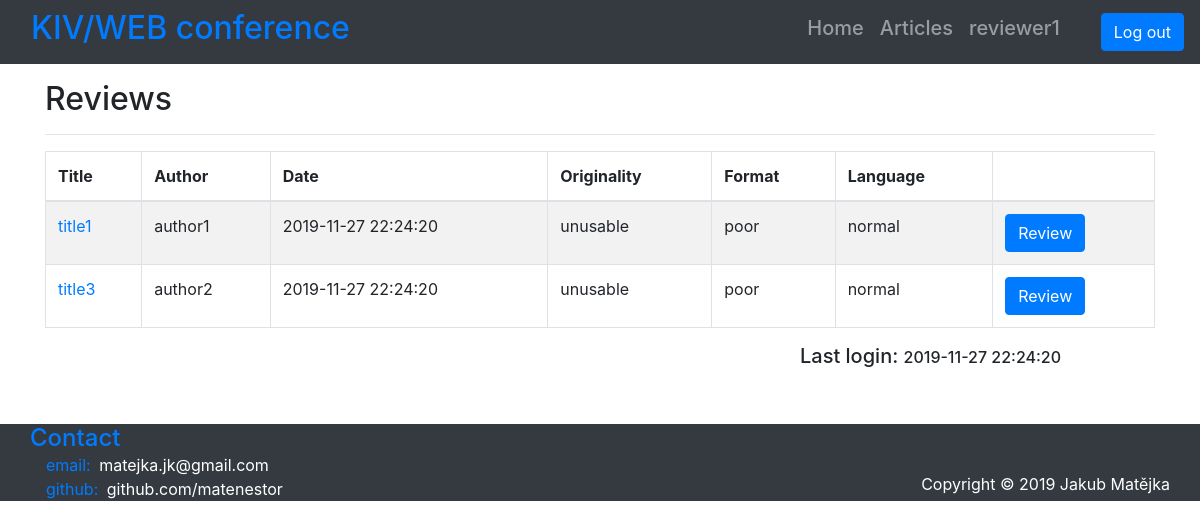
The app's page /index.php?page=user (signed in) with its own data.
### tables this page shows
CREATE TABLE IF NOT EXISTS `review` (
  `id_review` int(11) NOT NULL,
  `user_id_user` int(11) DEFAULT NULL,
  `article_id_article` int(11) NOT NULL,
  `originality` enum('unusable','poor','normal','great') DEFAULT NULL,
  `format` enum('unusable','poor','normal','great') DEFAULT NULL,
  `language` enum('unusable','poor','normal','great') DEFAULT NULL,
  `comment` text DEFAULT NULL
);

CREATE TABLE IF NOT EXISTS `article` (
  `id_article` int(11) NOT NULL,
  `user_id_user` int(11) NOT NULL,
  `title` varchar(256) NOT NULL,
  `author` varchar(128) NOT NULL,
  `date` datetime NOT NULL DEFAULT current_timestamp(),
  `file` varchar(256) NOT NULL,
  `status` enum('reviewing','published','refused') NOT NULL DEFAULT 'reviewing',
  `abstract` text NOT NULL
);

### app/Controllers/ABaseController.php (called while the page is built, shortened)
<?php
abstract class ABaseController {
    protected function getView($view, $title, $data=null) {
        require APP_PATH.DIR_VIEWS.LAYOUT.EXT_VIEW;
        $template = ob_get_clean();
        return $template;
    }
    public function getContent($view, $data) {
        require APP_PATH.DIR_VIEWS.$view.EXT_VIEW;
    }
}

### app/Controllers/ReviewerController.php (called while the page is built)
<?php
class ReviewerController extends ABaseController {
    private $dbReview;
    private $dbUser;
    public function __construct() {
        $this->view = "ReviewerView";
        $this->title = "Reviewer";
        $this->dbReview = new ReviewsModel();
        $this->dbUser = new UserModel();
    }
    public function process() {
        global $login;
        $userName = $login->getLoginUserName();
        $userId = $this->dbUser->getUserID($userName);
        $this->data = $this->dbReview->getAllReviewsOfUser($userId);
        $this->data["last_login"] = $this->dbUser->getUserLastLogin($userName);
        $this->show();
    }
    private function show() {
        $template = parent::getView(
            $this->view,
            $this->title,
            $this->data
        );
        return $template;
    }
}

### app/Controllers/UserController.php (called while the page is built, shortened)
<?php
class UserController extends ABaseController {
    private $dbUser;
    public function __construct() {
        $this->dbUser = new UserModel();
    }
    public function process() {
        global $login;
        $userName = $login->getLoginUserName();
        $userRole = $this->dbUser->getUserRole($userName);
        switch ($userRole) {
            case "reviewer":
                $controller = new ReviewerController();
                break;
        }
        $controller->process();
    }
}

### index.php (called while the page is built, shortened)
<?php
$login = new LoginService();
$router = new RouterService();
$router->route();

### app/Models/BaseModel.php (called while the page is built, shortened)
<?php
class BaseModel {
    private $pdo;
    public function __construct() {
        $this->pdo = $this->connectDB();
    }
    private function connectDB() {
        try {
            $pdo = new PDO("mysql:host=".DB_SERVER.";dbname=".DB_NAME, DB_USER, DB_PASS);
            $pdo->exec("set names utf8");
        }
        catch(PDOException $ex){
            die("Unable to connect to database. Please try again in a few minutes.");
        }
        return $pdo;
    }
    private function disconnectDB() {
        $this->pdo = null;
    }
    protected function executeQuery(string $query) {
        $stmt = $this->pdo->query($query);
        if ($stmt) {
            return $stmt;
        }
        else {
            $error = $this->pdo->errorInfo();
            echo $error[2];
            return null;
        }
    }
    protected function selectFromTable(string $select, string $tableName, string $where="", string $orderBy="", string $sort="", string $groupBy="") {
        $query = "SELECT ".$select." FROM ".$tableName
            .(($where=="")   ? "" : " WHERE ".$where)
            .(($orderBy=="") ? "" : " ORDER BY ".$orderBy)
            .(($sort=="")    ? "" : " ".$sort)
            .(($groupBy=="") ? "" : " GROUP BY ".$groupBy);
        $result = $this->executeQuery($query);
        return $result->fetchAll();
    }
    protected function selectJoin(string $select, string $tableName1, string $tableName2,
                                  string $tableKey1, string $tableKey2, string $groupBy="", string $where="") {
        $query = "SELECT ".$select
                ." FROM ".$tableName1." JOIN ".$tableName2
                ." on ".$tableKey1." = ".$tableKey2
                .(($groupBy=="") ? "" : " GROUP BY ".$groupBy)
                .(($where=="") ? "" : " WHERE ".$where);
        $result = $this->executeQuery($query);
        return $result->fetchAll();
    }
}

### app/Models/UserModel.php (called while the page is built, shortened)
<?php
class UserModel extends BaseModel {
    public function getUserID($userName) {
        return $this->getUserByName($userName)[0]["id_user"];
    }
    private function getUserByName($name) {
        $select = "*";
        $where = "username='$name'";
        return parent::selectFromTable($select, TABLE_USER, $where);
    }
}

### app/services/LoginService.php (called while the page is built, shortened)
<?php
class LoginService {
    private $name;
    private $sess;
    public function __construct() {
        $this->name = "username";
        $this->sess = new SessionService();
    }
    public function getLoginUserName() {
        return $this->sess->readSession($this->name);
    }
}

### app/services/SessionService.php (called while the page is built, shortened)
<?php
class SessionService {
    public function readSession($key) {
        $value = null;
        if($this->isSessionSet($key)) {
            $value = $_SESSION[$key];
        }
        return $value;
    }
    public function isSessionSet($key) {
        return isset($_SESSION[$key]);
    }
}

### app/Models/ReviewsModel.php (called while the page is built, shortened)
<?php
class ReviewsModel extends BaseModel {
    public function getAllReviewsOfUser($id) {
        $select = TABLE_REVIEW.".id_review, ".TABLE_REVIEW.".user_id_user, ".TABLE_REVIEW.".originality, ".TABLE_REVIEW.".format, ".TABLE_REVIEW.".language, ".TABLE_REVIEW.".comment, "
                 .TABLE_ARTICLE.".id_article, ".TABLE_ARTICLE.".title, ".TABLE_ARTICLE.".author, ".TABLE_ARTICLE.".date, ".TABLE_ARTICLE.".file, ".TABLE_ARTICLE.".status";
        $tableKey1 = TABLE_ARTICLE.".id_article";
        $tableKey2 = TABLE_REVIEW.".article_id_article";
        $where = TABLE_REVIEW.".user_id_user = ".$id;
        return parent::selectJoin($select, TABLE_ARTICLE, TABLE_REVIEW, $tableKey1, $tableKey2, "", $where);
    }
}

### app/Views/ReviewerView.phtml (the view)
<p class="h2">Reviews</p>
<hr>
<div class="table-wrapper table-responsive">
    <table class="table table-striped table-bordered">
        <thead>
        <tr>
            <th>Title</th>
            <th>Author</th>
            <th>Date</th>
            <th>Originality</th>
            <th>Format</th>
            <th>Language</th>
            <th></th>
        </tr>
        </thead>
        <tbody>
        <?php foreach ($data as $review): ?>
            <?php if (!is_array($review)) break; ?>
            <tr>
                <td><a href="<?= ROOT_PATH.FILES.$review["title"]; ?>" target="_blank"><?= $review["title"]; ?></a></td>
                <td><?= $review["author"]; ?></td>
                <td><?= $review["date"]; ?></td>
                <td><?= $review["originality"] == null ? "" : $review["originality"]; ?></td>
                <td><?= $review["format"] == null ? "" : $review["format"]; ?></td>
                <td><?= $review["language"] == null ? "" : $review["language"]; ?></td>
                <td>
                    <div>
                        <?php if ($review["status"] == "reviewing"): ?>
                            <a href="<?= INDEX."?page=new_review&id_review=".$review["id_review"] ?>" class="btn btn-primary" role="button" aria-pressed="true">Review</a>
                        <?php else: ?>
                            <?php echo $review["status"] ?>
                        <?php endif; ?>
                    </div>
                </td>
            </tr>
        <?php endforeach; ?>
        </tbody>
    </table>
</div>
<div class="row mb-5 mx-auto">
    <p class="col-4 ml-auto h5">Last login: <span class="h6"><?= $data["last_login"] ?></span></p>
</div>

### app/Views/Layout.phtml (style rules this page uses)
body { padding-top: 80px; }

### records on screen
review: article_id_article.title "title1", article_id_article.author "author1", article_id_article.date "2019-11-27 22:24:20", originality "unusable", format "poor", language "normal"
review: article_id_article.title "title3", article_id_article.author "author2", article_id_article.date "2019-11-27 22:24:20", originality "unusable", format "poor", language "normal"

### other values on screen
$login->getLoginUserName() "reviewer1"
$data["last_login"] "2019-11-27 22:24:20"
